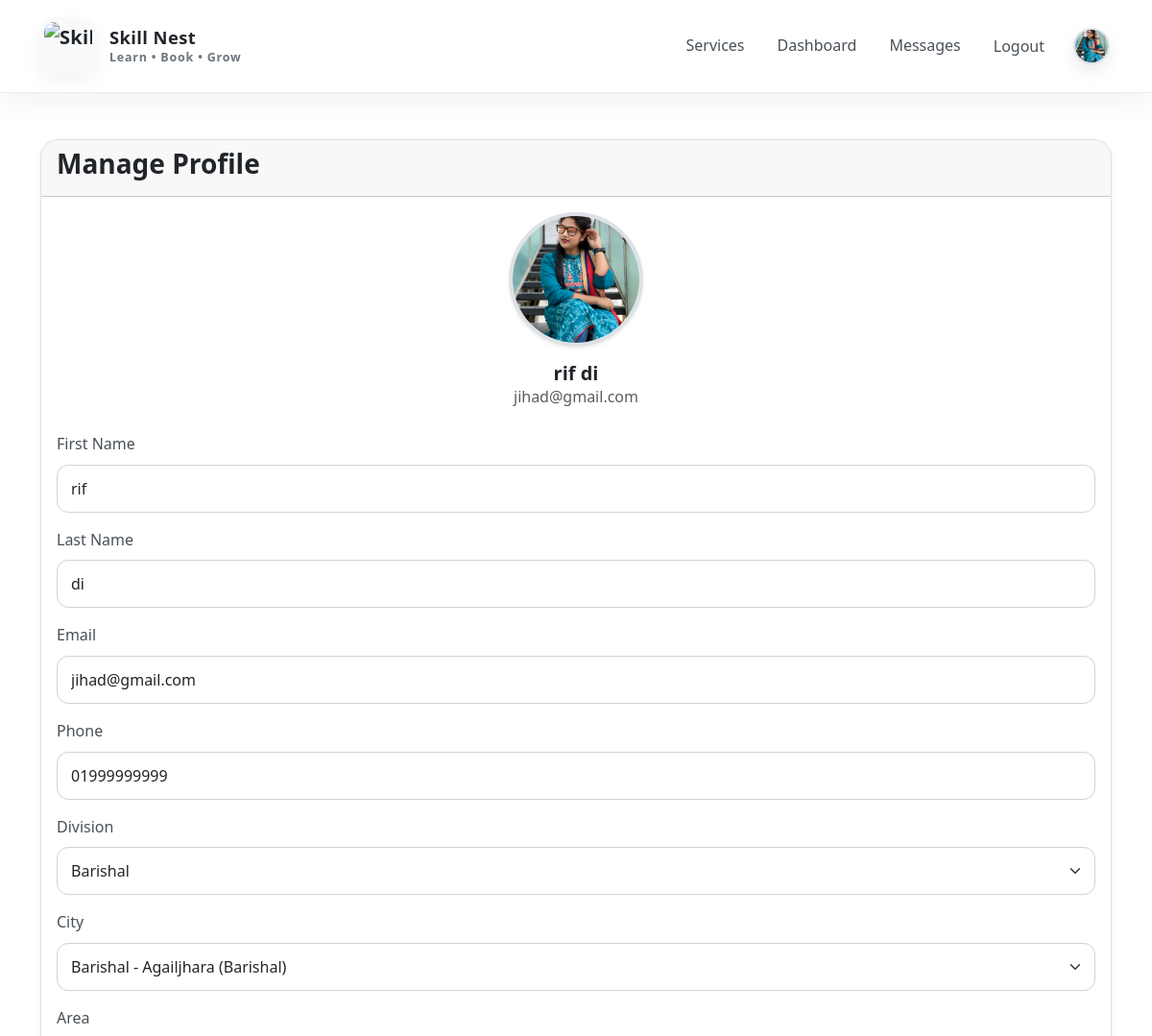
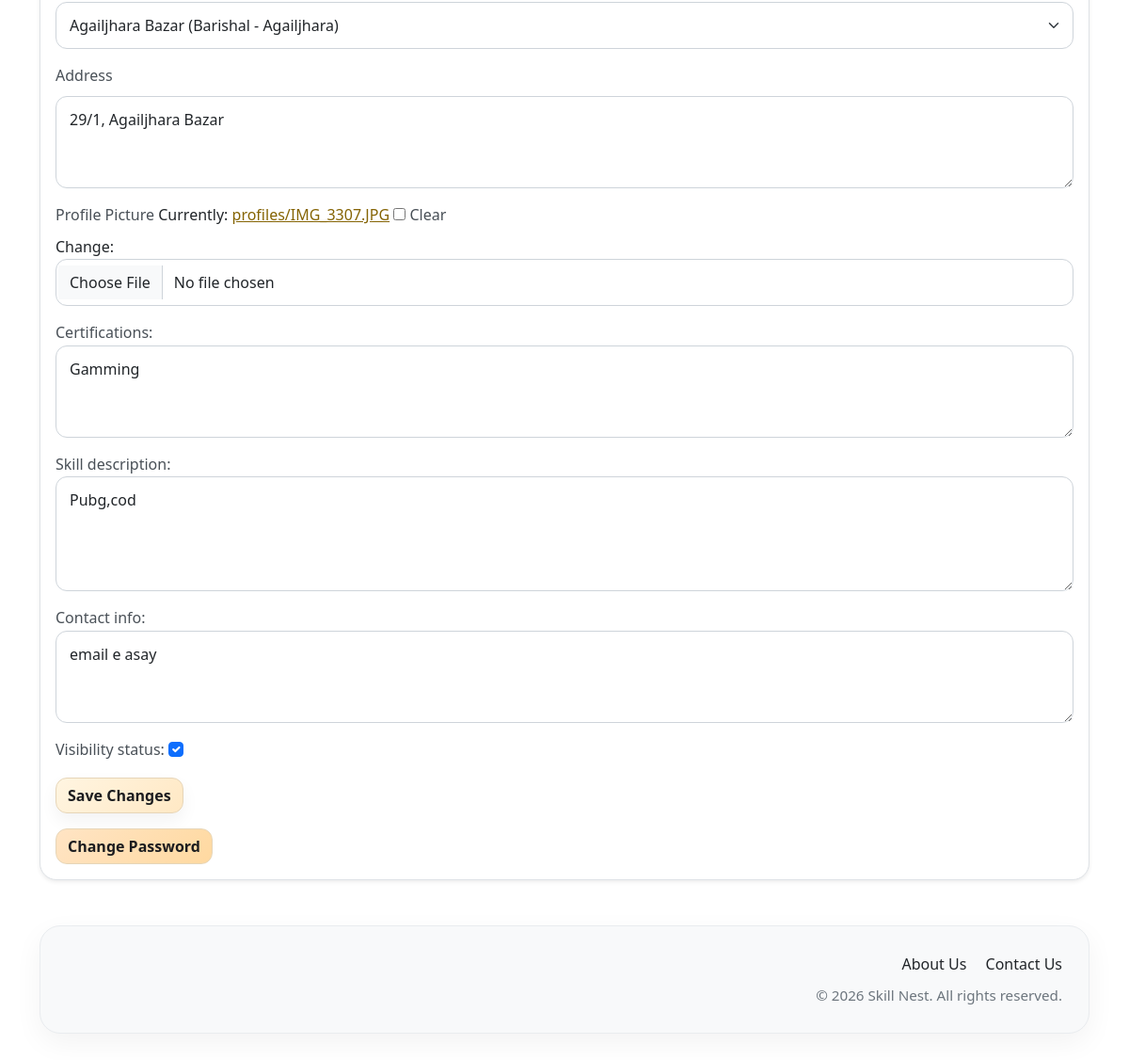
The app's page /accounts/profile/ (signed in) with its own data (2 pictures, top to bottom).
### accounts/models.py (models this page shows, shortened)
class User(AbstractUser):
    ROLE_CHOICES = (
        ('learner', 'Learner'),
        ('provider', 'Provider'),
        ('admin_user', 'Admin User'),
    )
    role = models.CharField(max_length=20, choices=ROLE_CHOICES, default='learner')
    email = models.EmailField(unique=True)
    division = models.CharField(max_length=100, blank=True)
    city = models.CharField(max_length=100, blank=True)
    area = models.CharField(max_length=100, blank=True)
    address = models.TextField(blank=True)
    phone = models.CharField(max_length=20, blank=True)
    profile_picture = models.ImageField(upload_to='profiles/', blank=True, null=True)
    is_provider_verified = models.BooleanField(default=False)
    is_suspended = models.BooleanField(default=False)
    temporary_password_sent = models.BooleanField(default=False)
    USERNAME_FIELD = 'email'
    REQUIRED_FIELDS = ['username']

class ProviderProfile(models.Model):
    user = models.OneToOneField(User, on_delete=models.CASCADE, related_name='provider_profile')
    certifications = models.TextField(blank=True)
    skill_description = models.TextField(blank=True)
    contact_info = models.TextField(blank=True)
    visibility_status = models.BooleanField(default=True)
    weekly_schedule = models.TextField(blank=True)

### accounts/views.py (the view, shortened to what this page needs)
# urls.py: path('profile/', profile_manage, name='profile_manage'),
@login_required
def profile_manage(request):
    user_form = UserUpdateForm(
        request.POST or None,
        request.FILES or None,
        instance=request.user
    )
    profile_form = None
    if request.user.role == 'provider':
        profile_form = ProviderProfileForm(
            request.POST or None,
            instance=request.user.provider_profile
        )
    elif request.user.role == 'learner':
        profile_form = LearnerProfileForm(
            request.POST or None,
            instance=request.user.learner_profile
        )
    return render(request, 'accounts/profile_manage.html', {
        'user_form': user_form,
        'profile_form': profile_form,
    })

### accounts/forms.py
class ProviderProfileForm(forms.ModelForm):
    class Meta:
        model = ProviderProfile
        fields = ['certifications', 'skill_description', 'contact_info', 'visibility_status']
        widgets = {
            'certifications': forms.Textarea(attrs={'class': 'form-control', 'rows': 3}),
            'skill_description': forms.Textarea(attrs={'class': 'form-control', 'rows': 4}),
            'contact_info': forms.Textarea(attrs={'class': 'form-control', 'rows': 3}),
            'visibility_status': forms.CheckboxInput(attrs={'class': 'form-check-input'}),
        }

### services/models.py (called while the page is built)
    def __str__(self):
        return self.name

    def __str__(self):
        return f"{self.name} ({self.division.name})"

    def __str__(self):
        return f"{self.name} ({self.city.name})"

### templates/accounts/profile_manage.html (shortened to what this page needs)
{% extends 'base.html' %}
{% block content %}
<div class="card shadow-sm">
    <div class="card-header">
        <h3>Manage Profile</h3>
    </div>
    <div class="card-body">
        <div class="text-center mb-4">
            {% if request.user.profile_picture %}
                <img src="{{ request.user.profile_picture.url }}"
                     alt="Profile Picture"
                     class="rounded-circle shadow-sm"
                     style="width: 140px; height: 140px; object-fit: cover; border: 4px solid #dee2e6;">
            {% else %}
                <div class="rounded-circle d-inline-flex align-items-center justify-content-center bg-secondary text-white shadow-sm"
                     style="width: 140px; height: 140px; font-size: 48px; border: 4px solid #dee2e6;">
                    {{ request.user.username|first|upper }}
                </div>
            {% endif %}
            <h5 class="mt-3 mb-0">{{ request.user.get_full_name|default:request.user.username }}</h5>
            <p class="text-muted">{{ request.user.email }}</p>
        </div>
        <form method="post" enctype="multipart/form-data" id="profileForm">
            <div class="mb-3">
                <label class="form-label">First Name</label>
                {{ user_form.first_name }}
            </div>
            <div class="mb-3">
                <label class="form-label">Last Name</label>
                {{ user_form.last_name }}
            </div>
            <div class="mb-3">
                <label class="form-label">Email</label>
                {{ user_form.email }}
            </div>
            <div class="mb-3">
                <label class="form-label">Phone</label>
                {{ user_form.phone }}
            </div>
            <div class="mb-3">
                <label class="form-label">Division</label>
                {{ user_form.division_obj }}
            </div>
            <div class="mb-3">
                <label class="form-label">City</label>
                {{ user_form.city_obj }}
            </div>
            <div class="mb-3">
                <label class="form-label">Area</label>
                {{ user_form.area_obj }}
            </div>
            <div class="mb-3">
                <label class="form-label">Address</label>
                {{ user_form.address }}
            </div>
            <div class="mb-3">
                <label class="form-label">Profile Picture</label>
                {{ user_form.profile_picture }}
            </div>
            {% if profile_form %}
                {{ profile_form.as_p }}
            {% endif %}
            <button class="btn btn-primary" type="submit">Save Changes</button>
        </form>
        <a href="{% url 'change_password' %}" class="btn btn-warning mt-3">Change Password</a>
    </div>
</div>
{% endblock %}

### templates/base.html (shortened to what this page needs)
{% load static %}
<!DOCTYPE html>
<html lang="en">
<head>
    <link href="https://cdn.jsdelivr.net/npm/bootstrap@5.3.3/dist/css/bootstrap.min.css" rel="stylesheet">
    <link rel="stylesheet" href="{% static 'css/style.css' %}">
</head>
<body class="skillnest-body d-flex flex-column min-vh-100">
<nav class="navbar navbar-expand-lg skillnest-navbar sticky-top">
    <div class="container">
        <a class="navbar-brand skillnest-brand" href="{% url 'home' %}">
            <img src="{% static 'img/logo.png' %}" alt="Skill Nest Logo" class="skillnest-logo">
            <div class="brand-text-wrap">
                <span class="brand-title">Skill Nest</span>
                <span class="brand-subtitle">Learn • Book • Grow</span>
            </div>
        </a>
        <div class="collapse navbar-collapse" id="navbarNav">
            {% if user.is_authenticated %}
                <ul class="navbar-nav ms-auto align-items-lg-center nav-gap">
                    <li class="nav-item">
                        <a class="nav-link skillnest-nav-link {% if request.resolver_match.url_name == 'service_list' %}active{% endif %}"
                           href="{% url 'service_list' %}">Services</a>
                    </li>
                    <li class="nav-item">
                        <a class="nav-link skillnest-nav-link {% if request.resolver_match.url_name == 'dashboard_redirect' %}active{% endif %}"
                           href="{% url 'dashboard_redirect' %}">Dashboard</a>
                    </li>
                    <li class="nav-item">
                        <a class="nav-link skillnest-nav-link {% if request.resolver_match.url_name == 'inbox' %}active{% endif %}"
                           href="{% url 'inbox' %}">Messages</a>
                    </li>
                    <li class="nav-item">
                        <form method="post" action="{% url 'logout' %}" class="d-inline">
                            <button type="submit" class="nav-link btn btn-link text-decoration-none skillnest-nav-link navbar-logout-btn">
                                Logout
                            </button>
                        </form>
                    </li>
                    <li class="nav-item ms-lg-2">
                        <a class="navbar-profile-link" href="{% url 'profile_manage' %}" title="Profile">
                            {% if user.profile_picture %}
                                <img src="{{ user.profile_picture.url }}"
                                     alt="Profile"
                                     class="navbar-profile-img">
                            {% else %}
                                <div class="navbar-profile-placeholder">
                                    {{ user.username|first|upper }}
                                </div>
                            {% endif %}
                        </a>
                    </li>
                </ul>
            {% endif %}
        </div>
    </div>
</nav>
<main class="container mt-4 mt-lg-5 flex-grow-1">
    {% block content %}{% endblock %}
</main>
<footer class="skillnest-footer mt-5">
    <div class="container">
        <div class="footer-shell">
            <div class="row g-4 align-items-center">
                <div class="col-lg-6">
                </div>
                <div class="col-lg-6 text-lg-end">
                    <div class="footer-links mb-2">
                        <a href="{% url 'about_us' %}" class="footer-link me-3">About Us</a>
                        <a href="{% url 'contact_us' %}" class="footer-link">Contact Us</a>
                    </div>
                    <p class="footer-copy mb-0">© 2026 Skill Nest. All rights reserved.</p>
                </div>
            </div>
        </div>
    </div>
</footer>
</body>
</html>

### static/css/style.css (style rules this page uses)
:root { --bg-primary: #ffffff; --bg-secondary: #f8f9fa; --bg-elevated: #ffffff; --bg-soft: #f1f3f5; --border-color: #dee2e6; --text-primary: #212529; --text-secondary: #495057; --text-muted: #6c757d; --accent-blue: #FFF5E1; --accent-teal: #FFEED9; --accent-gold: #FFE4C4; --accent-highlight: #FFF8EC; --success-dark: #d4edda; --danger-dark: #f8d7da; --warning-dark: #fff3cd; --info-dark: #d1ecf1; --shadow-soft: 0 10px 30px rgba(0, 0, 0, 0.05); --shadow-card: 0 12px 35px rgba(0, 0, 0, 0.08); --radius-lg: 18px; --radius-md: 14px; --radius-sm: 10px; --transition: all 0.28s ease; }
html { scroll-behavior: smooth; }
body.skillnest-body { background: #ffffff; color: var(--text-primary); font-family: "Segoe UI", Tahoma, Geneva, Verdana, sans-serif; line-height: 1.6; }
h1, h2, h3, h4, h5, h6 { color: var(--text-primary); font-weight: 700; }
p, li, span, label, small { color: var(--text-secondary); }
a { color: #856404; transition: var(--transition); }
.section-card, .card { background: var(--bg-primary); border: 1px solid var(--border-color); border-radius: var(--radius-lg); box-shadow: var(--shadow-card); color: var(--text-primary); }
.card { overflow: hidden; }
.form-control, .form-select, textarea { background-color: #ffffff; border: 1px solid #ced4da; color: var(--text-primary); border-radius: 12px; padding: 12px 14px; }
.form-control::placeholder, textarea::placeholder { color: var(--text-muted); }
.btn { border-radius: 12px; font-weight: 600; transition: var(--transition); }
.btn-primary { background: linear-gradient(135deg, var(--accent-blue), #ffe8c4); border: 1px solid #e6d5b8; color: #1b1c1f; box-shadow: 0 8px 18px rgba(0, 0, 0, 0.05); font-weight: 600; border-radius: 12px; transition: var(--transition); }
.btn-warning { background: linear-gradient(135deg, var(--accent-gold), #ffd9a0); border: 1px solid #e6d5b8; color: #1b1c1f; }
.skillnest-navbar { background: rgba(255, 255, 255, 0.96); backdrop-filter: blur(14px); border-bottom: 1px solid #e9ecef; box-shadow: 0 10px 30px rgba(0, 0, 0, 0.05); padding-top: 14px; padding-bottom: 14px; }
.skillnest-brand { display: inline-flex; align-items: center; gap: 12px; text-decoration: none; font-weight: 700; color: var(--text-primary) !important; letter-spacing: 0.3px; }
.skillnest-nav-link { color: var(--text-secondary) !important; font-weight: 500; position: relative; padding: 10px 14px !important; border-radius: 10px; transition: var(--transition); }
.nav-gap { gap: 6px; }
.navbar-profile-link { display: flex; align-items: center; justify-content: center; text-decoration: none; padding: 2px; border-radius: 50%; transition: var(--transition); }
.navbar-profile-img { width: 38px; height: 38px; min-width: 38px; min-height: 38px; max-width: 38px; max-height: 38px; object-fit: cover; border-radius: 50%; border: 2px solid #dee2e6; display: block; box-shadow: 0 8px 18px rgba(0, 0, 0, 0.08); }
.navbar-logout-btn { border: none; background: none; padding: 10px 14px !important; }
.skillnest-footer { padding: 0 0 30px; }
.footer-shell { background: #f8f9fa; border: 1px solid #e9ecef; border-radius: 22px; padding: 28px; box-shadow: var(--shadow-soft); }
.footer-link { color: var(--text-primary); text-decoration: none; font-weight: 500; }
.footer-copy { color: var(--text-muted); font-size: 0.95rem; }
.skillnest-brand { display: inline-flex; align-items: center; gap: 14px; text-decoration: none; color: var(--text-primary) !important; }
.skillnest-logo { width: 58px; height: 58px; object-fit: contain; border-radius: 14px; padding: 4px; background: #f8f9fa; box-shadow: 0 8px 22px rgba(0, 0, 0, 0.05); }
.brand-text-wrap { display: flex; flex-direction: column; line-height: 1.1; }
.brand-title { font-size: 1.15rem; font-weight: 700; color: var(--text-primary); letter-spacing: 0.4px; }
.brand-subtitle { font-size: 0.78rem; color: var(--text-muted); letter-spacing: 0.8px; margin-top: 4px; }

### records on screen
User: profile_picture (picture), user.profile_picture (picture), user.get_full_name "rif di", user.email "jihad@gmail.com", first_name "rif", last_name "di", email "jihad@gmail.com", phone "01999999999", address "29/1, Agailjhara Bazar"
ProviderProfile: certifications "Gamming", skill_description "Pubg,cod", contact_info "email e asay", visibility_status "☑"
